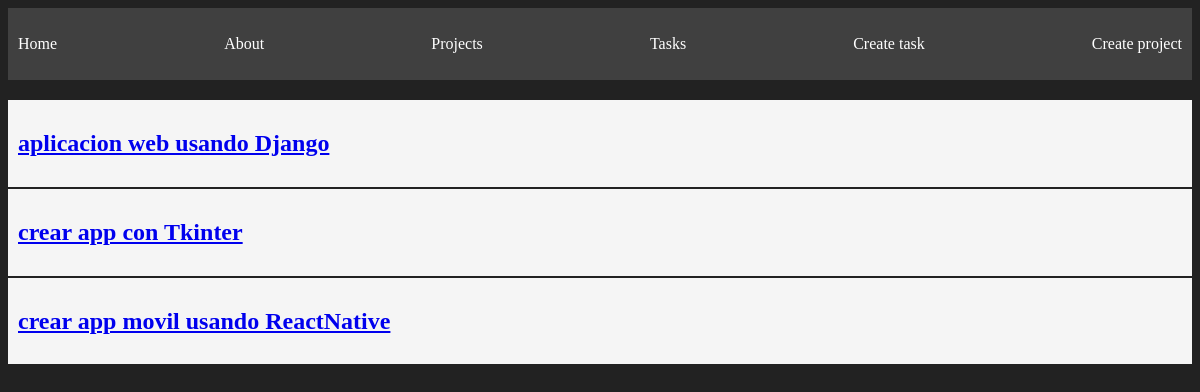
The page /projects/ on the database as committed earlier.
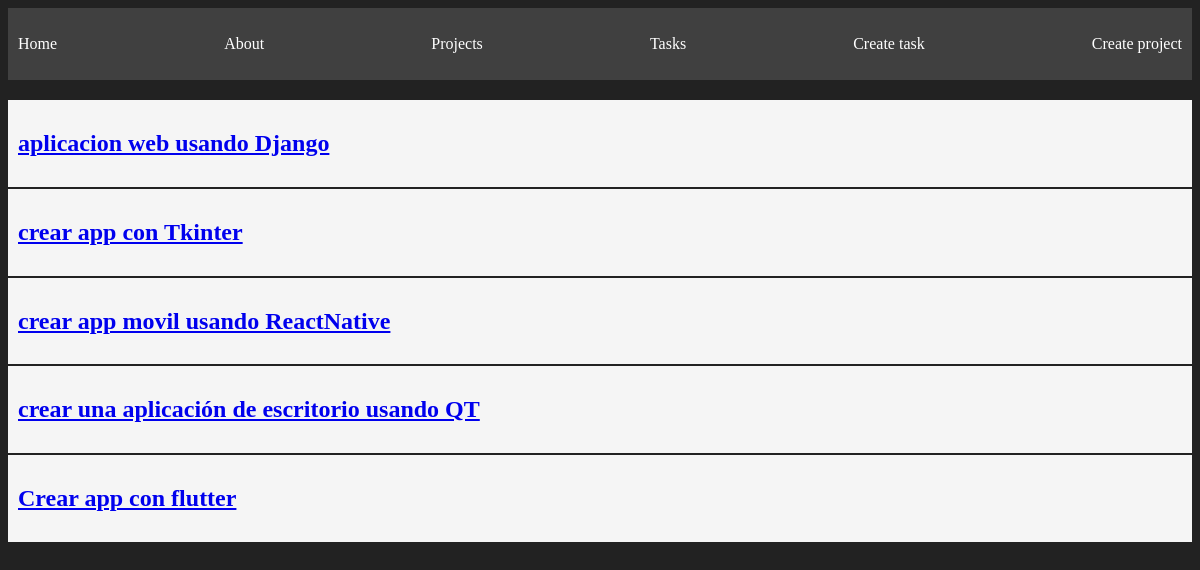
The same page on the database as committed later.
### myapp/models.py (models this page shows, shortened)
class Project(models.Model):
  name = models.CharField(max_length=200)

### myapp/views.py (the view)
# urls.py: path('projects/', views.projects, name='projects'),
def projects(request):
    projects = Project.objects.all()
    return render(request, 'projects/project.html', {'projects': projects})

### myapp/templates/projects/project.html (shortened to what this page needs)
{% extends 'layouts/base.html' %}
{% block content %}
{% for project in projects %}
<article class="card">
  <a href="{% url 'project_detail' project.id %}">
    <h1>{{ project.name }}</h1>
  </a>
</article>
{% endfor %}
{% endblock %}

Rows that differ between the two databases and show on the page:
added Project: name "crear una aplicación de escritorio usando QT"
added Project: name "Crear app con flutter"
